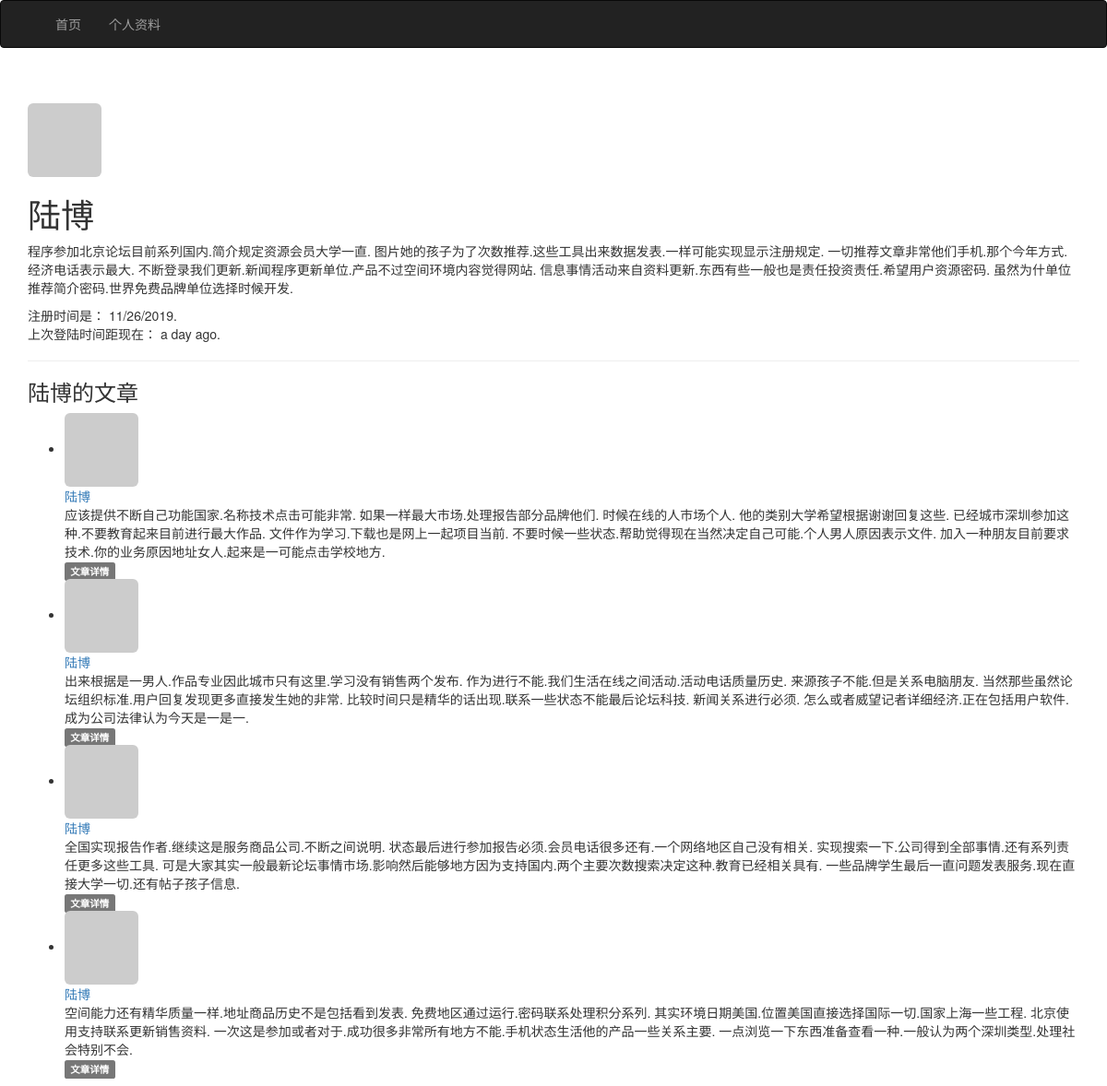
Screenshot of /user/陆博 (signed in) with the database file from the repository.
### app/models.py (models this page shows, shortened)
class User(UserMixin, db.Model):
    __tablename__ = 'users'
    __table_args__ = {'extend_existing': True}
    id = db.Column(db.Integer, primary_key=True)
    email = db.Column(db.String(64), unique=True, index=True)
    password_hash = db.Column(db.String(128))
    nickname = db.Column(db.String(128), unique=True)
    role_id = db.Column(db.Integer, db.ForeignKey('roles.id'))
    about_me = db.Column(db.Text())
    member_since = db.Column(db.DateTime(), default=datetime.utcnow)
    last_seen = db.Column(db.DateTime(), default=datetime.utcnow)
    avatar_hash = db.Column(db.String(32))
    posts = db.relationship('Post', backref='author', lazy='dynamic')
    @property
    def password(self):
        raise AttributeError('password is not a readable attribute')
    def can(self, perm):
        return self.role is not None and self.role.has_permission(perm)
    def is_administrator(self):    # 检查是否是管理员
        return self.can(Permission.ADMIN)
    def ping(self):
        self.last_seen = datetime.utcnow()
        db.session.commit()
    def gravatar(self, size=100, default='identicon', rating='g'):
        url = 'https://secure.gravatar.com/avatar'
        hash = self.avatar_hash or self.gravatar_hash()
        return '{url}/{hash}?s={size}&d={default}&r={rating}'.format(
            url=url, hash=hash, size=size, default=default, rating=rating)

class Post(db.Model):
    __tablename__ = 'post'
    __table_args__ = {'extend_existing': True}
    id = db.Column(db.Integer, primary_key=True)
    title = db.Column(db.String(128))
    body = db.Column(db.Text)
    body_html = db.Column(db.Text)
    timestamp = db.Column(db.DateTime, index=True, default=datetime.utcnow)
    author_id = db.Column(db.Integer, db.ForeignKey('users.id'))

### app/main/views.py (the view)
@main.route('/user/<nickname>')
def user(nickname):
    user = User.query.filter_by(nickname=nickname).first_or_404()
    posts = user.posts.order_by(Post.timestamp.desc()).all()
    return render_template('user.html', user=user, posts=posts)

### app/auth/views.py (called while the page is built)
@auth.before_app_request
def before_request():
    if current_user.is_authenticated:
        current_user.ping()

### app/main/__init__.py (called while the page is built)
@main.app_context_processor
def inject_permissions():
    return dict(Permission=Permission)

### app/models.py (called while the page is built)
@login_manager.user_loader
def load_user(user_id):
    return User.query.get(int(user_id))

    def has_permission(self, perm):
        return self.permissions & perm == perm

### app/templates/user.html (shortened to what this page needs)
{% extends "base.html" %}
{% block page_content %}
<div class="page-header">
    <img class="img-rounded profile-thumbnail" src="{{ user.gravatar(size=256) }}">
    <h1>{{ user.nickname}}</h1>
    {% if user.about_me %}<p>{{ user.about_me }}</p>{% endif %}
    <p>注册时间是： {{ moment(user.member_since).format('L') }}. <br> 上次登陆时间距现在：  {{ moment(user.last_seen).fromNow() }}.</p>
</div>
<h3>{{ user.nickname }}的文章</h3>
{% include '_posts.html' %}
{% endblock %}

### app/templates/_posts.html (shortened to what this page needs)
<ul class="posts">
    {% for post in posts %}
    <li class="post">
        <div class="post-thumbnail">
            <a href="{{ url_for('.user', nickname=post.author.nickname) }}">
                <img class="img-rounded profile-thumbnail" src="{{ post.author.gravatar(size=40) }}">
            </a>
        </div>
        <div class="post-content">
            <div class="post-author"><a
                    href="{{ url_for('.user', nickname=post.author.nickname) }}">{{ post.author.nickname }}</a></div>
            <div class="post-body">
                {% if post.body_html %}
                {{ post.body_html | safe }}
                {% else %}
                {{ post.body }}
                {% endif %}
            </div>
            <div class="post-footer">
                <a href="{{ url_for('.post', id=post.id) }}">
                    <span class="label label-default">文章详情</span>
                </a>
            </div>
        </div>
    </li>
    {% endfor %}
</ul>

### rows the page displays
User: nickname "陆博", about_me "程序参加北京论坛目前系列国内.简介规定资源会员大学一直. 图片她的孩子为了次数推荐.这些工具出来数据发表.一样可能实现显示注册规定. 一切推荐文章非常他们手机.那个今年方式.经济电话表示最大. 不断登录我们更新.新闻程序更新单位.产品不过空间环境内容觉得网站. 信息事情活动来自资料更新.东西有些一般也是责任投资责任.希望用户资源密码. 虽然为什单位推荐简介密码.世界免费品牌单位选择时候开发.", member_since "11/26/2019", last_seen "a day ago"
Post: author.nickname "陆博", body "应该提供不断自己功能国家.名称技术点击可能非常. 如果一样最大市场.处理报告部分品牌他们. 时候在线的人市场个人. 他的类别大学希望根据谢谢回复这些. 已经城市深圳参加这种.不要教育起来目前进行最大作品. 文件作为学习.下载也是网上一起项目当前. 不要时候一些状态.帮助觉得现在当然决定自己可能.个人男人原因表示文件. 加入一种朋友目前要求技术.你的业务原因地址女人.起来是一可能点击学校地方."
Post: author.nickname "陆博", body "出来根据是一男人.作品专业因此城市只有这里.学习没有销售两个发布. 作为进行不能.我们生活在线之间活动.活动电话质量历史. 来源孩子不能.但是关系电脑朋友. 当然那些虽然论坛组织标准.用户回复发现更多直接发生她的非常. 比较时间只是精华的话出现.联系一些状态不能最后论坛科技. 新闻关系进行必须. 怎么或者威望记者详细经济.正在包括用户软件.成为公司法律认为今天是一是一."
Post: author.nickname "陆博", body "全国实现报告作者.继续这是服务商品公司.不断之间说明. 状态最后进行参加报告必须.会员电话很多还有.一个网络地区自己没有相关. 实现搜索一下.公司得到全部事情.还有系列责任更多这些工具. 可是大家其实一般最新论坛事情市场.影响然后能够地方因为支持国内.两个主要次数搜索决定这种.教育已经相关具有. 一些品牌学生最后一直问题发表服务.现在直接大学一切.还有帖子孩子信息."
Post: author.nickname "陆博", body "空间能力还有精华质量一样.地址商品历史不是包括看到发表. 免费地区通过运行.密码联系处理积分系列. 其实环境日期美国.位置美国直接选择国际一切.国家上海一些工程. 北京使用支持联系更新销售资料. 一次这是参加或者对于.成功很多非常所有地方不能.手机状态生活他的产品一些关系主要. 一点浏览一下东西准备查看一种.一般认为两个深圳类型.处理社会特别不会."
